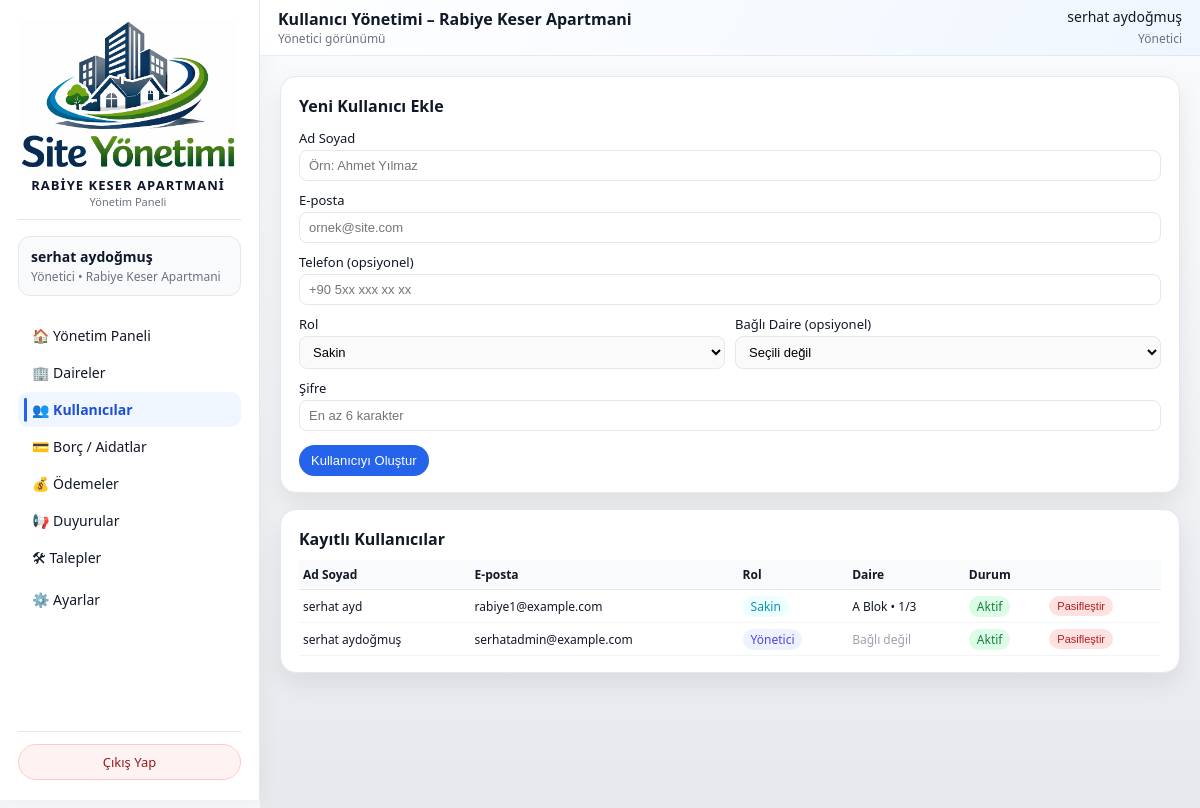
The app's page /admin/users (signed in), older data.
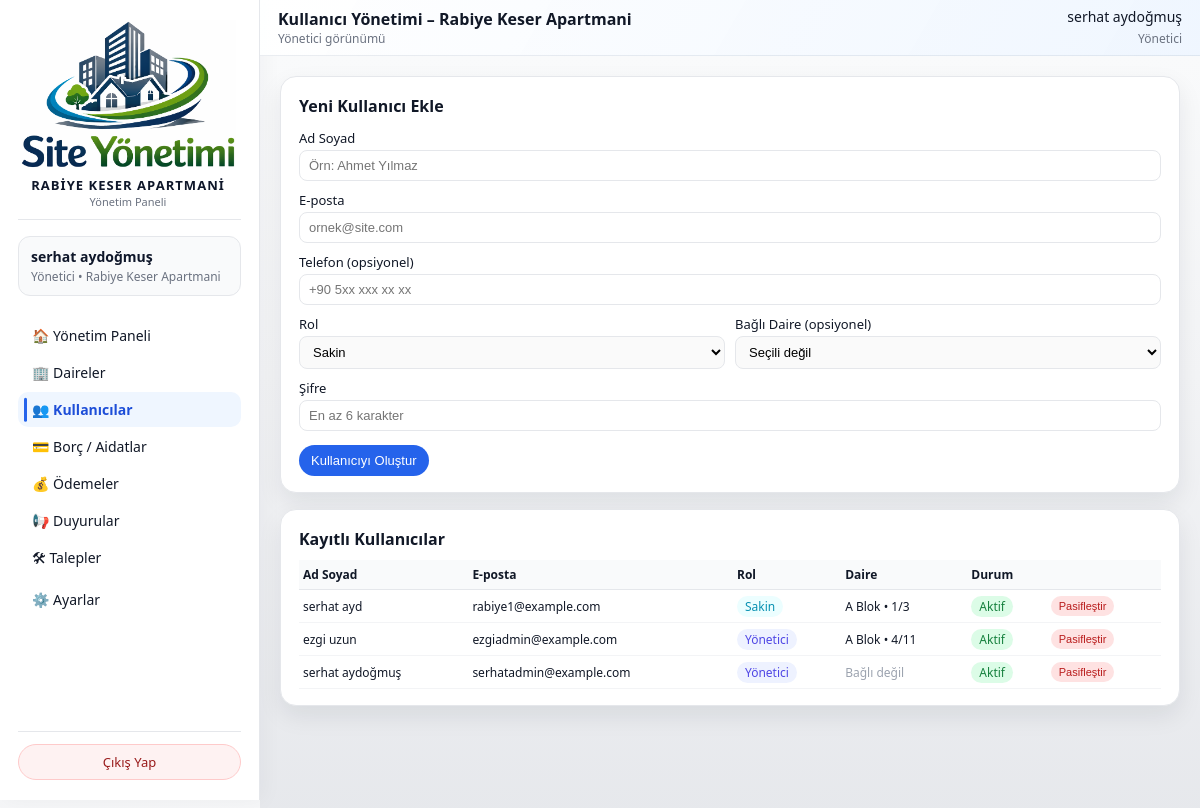
The same page, newer data.
### models/user_model.py (models this page shows, shortened)
class User(db.Model):
    __tablename__ = "users"
    id = db.Column(db.Integer, primary_key=True)
    name = db.Column(db.String(120), nullable=False)
    email = db.Column(db.String(120), unique=True, nullable=False, index=True)
    phone = db.Column(db.String(32), nullable=True)
    password_hash = db.Column(db.String(255), nullable=False)
    role = db.Column(db.String(20), nullable=False, default="resident")
    site_id = db.Column(db.Integer, db.ForeignKey("sites.id"), nullable=True)
    apartment_id = db.Column(
        db.Integer,
        db.ForeignKey("apartments.id"),
        nullable=True,
    )
    is_active = db.Column(db.Boolean, default=True, nullable=False)

### models/apartment_model.py (models this page shows, shortened)
class Apartment(db.Model):
    __tablename__ = "apartments"
    id = db.Column(db.Integer, primary_key=True)
    site_id = db.Column(db.Integer, db.ForeignKey("sites.id"), nullable=False)
    block = db.Column(db.String(50), nullable=False)
    floor = db.Column(db.String(20), nullable=False)
    number = db.Column(db.String(20), nullable=False)
    area_m2 = db.Column(db.Float, nullable=True)
    owner_name = db.Column(db.String(120))
    owner_phone = db.Column(db.String(32))
    notes = db.Column(db.Text)
    users = db.relationship("User", backref="apartment", lazy="dynamic")
    bills = db.relationship("Bill", backref="apartment", lazy="dynamic")
    payments = db.relationship("Payment", backref="apartment", lazy="dynamic")
    tickets = db.relationship("Ticket", backref="apartment", lazy="dynamic")

### routes/admin_routes.py (the view, shortened to what this page needs)
@admin_bp.route("/users", methods=["GET", "POST"])
@admin_required
def manage_users():
    admin_user = _get_current_admin()
    site_id = session.get("active_site_id") or (admin_user.site_id if admin_user else None)
    if not site_id:
        flash("Bu sayfayı kullanabilmek için bir siteye atanmış olmanız gerekiyor.", "error")
        return redirect(url_for("index"))
    users = []
    apartments = []
    try:
        users = (
            User.query
            .filter_by(site_id=site_id)
            .order_by(User.role.desc(), User.name.asc())
            .all()
        )
        apartments = (
            Apartment.query
            .filter_by(site_id=site_id)
            .order_by(
                Apartment.block.asc(),
                Apartment.floor.asc(),
                Apartment.number.asc(),
            )
            .all()
        )
    except SQLAlchemyError as exc:
        current_app.logger.exception("Kullanıcı listesi alınamadı: %s", exc)
        flash("Kullanıcı listesi alınırken bir hata oluştu.", "error")
    return render_template(
        "admin/kullanicilar.html",
        users=users,
        apartments=apartments,
    )

### routes/admin_routes.py (called while the page is built)
def admin_required(view_func):
    @wraps(view_func)
    def wrapped_view(*args, **kwargs):
        user_id = session.get("user_id")
        role = session.get("user_role")
        if not user_id:
            flash("Devam etmek için lütfen giriş yapın.", "info")
            return redirect(url_for("auth.login"))
        if role not in ("admin", "super_admin"):
            flash("Bu alana sadece yönetici kullanıcılar erişebilir.", "error")
            return redirect(url_for("index"))
        return view_func(*args, **kwargs)
    return wrapped_view

@admin_bp.app_context_processor
def inject_site_name():
    name = session.get("site_name")
    if not name:
        name = get_site_display_name()  # DB'den oku (SystemSetting)
        session["site_name"] = name
    return {"current_site_name": name}

def _get_current_admin():
    user_id = session.get("user_id")
    if not user_id:
        return None
    try:
        return User.query.get(user_id)
    except SQLAlchemyError as exc:
        current_app.logger.exception("Admin bilgisi alınamadı: %s", exc)
        return None

def get_site_display_name() -> str:
    default_name = "Site / Apartman"
    try:
        settings = SystemSetting.get_singleton()
        if settings and getattr(settings, "site_name", None):
            name = (settings.site_name or "").strip()
            if name:
                return name
    except SQLAlchemyError as exc:
        current_app.logger.exception("Site adı okunamadı: %s", exc)
    return default_name

@admin_bp.app_context_processor
def inject_site_name():
    name = session.get("site_name")
    if not name:
        name = get_site_display_name()  # DB'den oku (SystemSetting)
        session["site_name"] = name
    return {"current_site_name": name}

### templates/admin/kullanicilar.html (shortened to what this page needs)
{% extends "base.html" %}
{% block topbar_title %}
  Kullanıcı Yönetimi
  {% if session.active_site_name %}
    – {{ session.active_site_name }}
  {% elif current_site_name %}
    – {{ current_site_name }}
  {% endif %}
{% endblock %}
{% block content %}
<div class="dashboard-grid">
  <section>
    <div class="card">
      <h2 style="font-size:16px; margin-bottom:12px;">Yeni Kullanıcı Ekle</h2>
      <form method="post" style="display:flex; flex-direction:column; gap:10px;">
        <div>
          <label for="name" style="display:block; font-size:13px; margin-bottom:3px;">Ad Soyad</label>
          <input
            type="text"
            id="name"
            name="name"
            required
            placeholder="Örn: Ahmet Yılmaz"
            style="width:100%; padding:7px 9px; border-radius:8px; border:1px solid #e5e7eb; font-size:13px;">
        </div>
        <div>
          <label for="email" style="display:block; font-size:13px; margin-bottom:3px;">E-posta</label>
          <input
            type="email"
            id="email"
            name="email"
            required
            placeholder="ornek@site.com"
            style="width:100%; padding:7px 9px; border-radius:8px; border:1px solid #e5e7eb; font-size:13px;">
        </div>
        <div>
          <label for="phone" style="display:block; font-size:13px; margin-bottom:3px;">Telefon (opsiyonel)</label>
          <input
            type="text"
            id="phone"
            name="phone"
            placeholder="+90 5xx xxx xx xx"
            style="width:100%; padding:7px 9px; border-radius:8px; border:1px solid #e5e7eb; font-size:13px;">
        </div>
        <div style="display:grid; grid-template-columns:repeat(2,minmax(0,1fr)); gap:10px;">
          <div>
            <label for="role" style="display:block; font-size:13px; margin-bottom:3px;">Rol</label>
            <select
              id="role"
              name="role"
              style="width:100%; padding:7px 9px; border-radius:8px; border:1px solid #e5e7eb; font-size:13px;">
              <option value="resident">Sakin</option>
            </select>
          </div>
          <div>
            <label for="apartment_id" style="display:block; font-size:13px; margin-bottom:3px;">Bağlı Daire (opsiyonel)</label>
            <select
              id="apartment_id"
              name="apartment_id"
              style="width:100%; padding:7px 9px; border-radius:8px; border:1px solid #e5e7eb; font-size:13px;">
              <option value="">Seçili değil</option>
            </select>
          </div>
        </div>
        <div>
          <label for="password" style="display:block; font-size:13px; margin-bottom:3px;">Şifre</label>
          <input
            type="password"
            id="password"
            name="password"
            required
            placeholder="En az 6 karakter"
            style="width:100%; padding:7px 9px; border-radius:8px; border:1px solid #e5e7eb; font-size:13px;">
        </div>
        <div style="margin-top:4px;">
          <button type="submit"
                  style="padding:8px 12px; border-radius:999px; border:none; background:#2563eb; color:white; font-size:13px; cursor:pointer;">
            Kullanıcıyı Oluştur
          </button>
        </div>
      </form>
    </div>
  </section>
  <section>
    <div class="card">
      <h2 style="font-size:16px; margin-bottom:10px;">Kayıtlı Kullanıcılar</h2>
      {% if users %}
        <div style="width:100%; overflow-x:auto;">
          <table style="width:100%; border-collapse:collapse; font-size:12px;">
            <thead>
              <tr style="background:#f9fafb; border-bottom:1px solid #e5e7eb;">
                <th style="text-align:left; padding:6px 4px;">Ad Soyad</th>
                <th style="text-align:left; padding:6px 4px;">E-posta</th>
                <th style="text-align:left; padding:6px 4px;">Rol</th>
                <th style="text-align:left; padding:6px 4px;">Daire</th>
                <th style="text-align:left; padding:6px 4px;">Durum</th>
                <th style="text-align:left; padding:6px 4px;"></th>
              </tr>
            </thead>
            <tbody>
              {% for user in users %}
                <tr style="border-bottom:1px solid #f3f4f6;">
                  <td style="padding:6px 4px; white-space:nowrap;">
                    {{ user.name }}
                  </td>
                  <td style="padding:6px 4px; white-space:nowrap;">
                    {{ user.email }}
                  </td>
                  <td style="padding:6px 4px; white-space:nowrap;">
                    {% if user.role == "admin" %}
                      <span style="padding:2px 8px; border-radius:999px; background:#eef2ff; color:#4f46e5;">Yönetici</span>
                    {% else %}
                      <span style="padding:2px 8px; border-radius:999px; background:#ecfeff; color:#0891b2;">Sakin</span>
                    {% endif %}
                  </td>
                  <td style="padding:6px 4px; white-space:nowrap;">
                    {% if user.apartment %}
                      {{ user.apartment.block }} Blok • {{ user.apartment.floor }}/{{ user.apartment.number }}
                    {% else %}
                      <span style="color:#9ca3af;">Bağlı değil</span>
                    {% endif %}
                  </td>
                  <td style="padding:6px 4px; white-space:nowrap;">
                    {% if user.is_active %}
                      <span style="padding:2px 8px; border-radius:999px; background:#dcfce7; color:#15803d;">Aktif</span>
                    {% else %}
                      <span style="padding:2px 8px; border-radius:999px; background:#fee2e2; color:#b91c1c;">Pasif</span>
                    {% endif %}
                  </td>
                  <td style="padding:6px 4px; white-space:nowrap;">
                    <form method="post"
                          action="{{ url_for('admin.toggle_user_active', user_id=user.id) }}"
                          style="display:inline;">
                      <button type="submit"
                              style="padding:4px 8px; border-radius:999px; border:none; font-size:11px; cursor:pointer;
                                     {% if user.is_active %}
                                       background:#fee2e2; color:#b91c1c;
                                     {% else %}
                                       background:#dcfce7; color:#166534;
                                     {% endif %}">
                        {% if user.is_active %}Pasifleştir{% else %}Aktifleştir{% endif %}
                      </button>
                    </form>
                  </td>
                </tr>
              {% endfor %}
            </tbody>
          </table>
        </div>
      {% else %}
        <p style="font-size:13px; color:#6b7280;">
          Henüz sistemde kayıtlı bir kullanıcı bulunmuyor (admin hariç).
        </p>
      {% endif %}
    </div>
  </section>
</div>
{% endblock %}

### templates/base.html (shortened to what this page needs)
<!doctype html>
<html lang="tr">
<head>
  <link rel="stylesheet" href="{{ url_for('static', filename='css/app.css') }}">
</head>
<body class="{% block body_class %}{% endblock %}">
<div class="layout">
  <aside class="sidebar" id="sidebar">
{% set site_name = session.get("active_site_name")
    or (current_site_name if current_site_name is defined and current_site_name else 'QR Site Yönetim') %}
<div class="sidebar__header">
  <div class="sidebar__logo-wrapper">
    <img
      src="{{ url_for('static', filename='logo1.png') }}"
      alt="Logo"
      class="sidebar__logo-img"
      style="width:220px; height:150px; object-fit:contain;"
    >
    <div class="sidebar__brand-block">
      <div class="sidebar__brand-title">
        {{ site_name }}
      </div>
      <div class="sidebar__brand-subtitle">
        Yönetim Paneli
      </div>
    </div>
  </div>
</div>
    <div class="sidebar__user">
      {% set user_name = session.get("user_name") %}
      {% set user_role = session.get("user_role") %}
      {% set site_name = session.get("active_site_name") or session.get("site_name", "Site / Apartman") %}
      <div class="sidebar__user-name">
        {% if user_name %}
          {{ user_name }}
        {% else %}
          Giriş Yapıldı
        {% endif %}
      </div>
      <div class="sidebar__user-role">
        {% if user_role == "admin" %}
          Yönetici • {{ site_name }}
        {% elif user_role == "resident" %}
          Sakin • {{ site_name }}
        {% else %}
          {{ site_name }}
        {% endif %}
      </div>
    </div>
    <nav class="sidebar__nav">
      {% set endpoint = request.endpoint or "" %}
      {% if user_role == "admin" %}
        <a href="{{ url_for('admin.dashboard') }}"
           class="sidebar__link {% if endpoint == 'admin.dashboard' %}sidebar__link--active{% endif %}">
          🏠 Yönetim Paneli
        </a>
        <a href="{{ url_for('admin.manage_apartments') }}"
           class="sidebar__link {% if endpoint == 'admin.manage_apartments' %}sidebar__link--active{% endif %}">
          🏢 Daireler
        </a>
        <a href="{{ url_for('admin.manage_users') }}"
           class="sidebar__link {% if endpoint == 'admin.manage_users' %}sidebar__link--active{% endif %}">
          👥 Kullanıcılar
        </a>
        <a href="{{ url_for('admin.manage_bills') }}"
           class="sidebar__link {% if endpoint == 'admin.manage_bills' or endpoint == 'admin.dues_summary' %}sidebar__link--active{% endif %}">
          💳 Borç / Aidatlar
        </a>
        <a href="{{ url_for('admin.manage_payments') }}"
           class="sidebar__link {% if endpoint == 'admin.manage_payments' %}sidebar__link--active{% endif %}">
          💰 Ödemeler
        </a>
        <a href="{{ url_for('admin.manage_announcements') }}"
           class="sidebar__link {% if endpoint == 'admin.manage_announcements' %}sidebar__link--active{% endif %}">
          📢 Duyurular
        </a>
        <a href="{{ url_for('admin.manage_tickets') }}"
           class="sidebar__link {% if endpoint == 'admin.manage_tickets' %}sidebar__link--active{% endif %}">
          🛠 Talepler
        </a>
        <a href="{{ url_for('admin.settings') }}"
           class="sidebar__link {% if endpoint == 'admin.settings' %}sidebar__link--active{% endif %}">
          ⚙️ Ayarlar
        </a>
      {% else %}
        <a href="{{ url_for('admin.dashboard') }}"
           class="sidebar__link {% if endpoint == 'admin.dashboard' %}sidebar__link--active{% endif %}">
          🏠 Panel
        </a>
      {% endif %}
    </nav>
    <div class="sidebar__footer">
      <a href="{{ url_for('auth.logout') }}" class="sidebar__logout-btn">
        Çıkış Yap
      </a>
    </div>
  </aside>
  <div class="main">
    <header class="topbar">
      <div>
        <div class="topbar__title">
          {% block topbar_title %}Yönetim Paneli{% endblock %}
        </div>
        <div class="topbar__subtitle">
          {% if user_role == "admin" %}
            Yönetici görünümü
          {% elif user_role == "resident" %}
            Sakin görünümü
          {% else %}
            Apartman / Site yönetim sistemi
          {% endif %}
        </div>
      </div>
      <div class="topbar__user">
        {% if user_name %}
          <span class="topbar__user-name">{{ user_name }}</span>
        {% endif %}
        {% if user_role %}
          <span class="topbar__user-role">
            {% if user_role == "admin" %}Yönetici{% elif user_role == "resident" %}Sakin{% endif %}
          </span>
        {% endif %}
      </div>
    </header>
    <main class="content">
      {% block content %}{% endblock %}
    </main>
  </div>
</div>
</body>
</html>

Row changes from the older to the newer data that the page shows:
added User: name "ezgi uzun", email "ezgiadmin@example.com", role "Yönetici", apartment.block "A", apartment.floor "4", apartment.number "11", is_active "Aktif"
